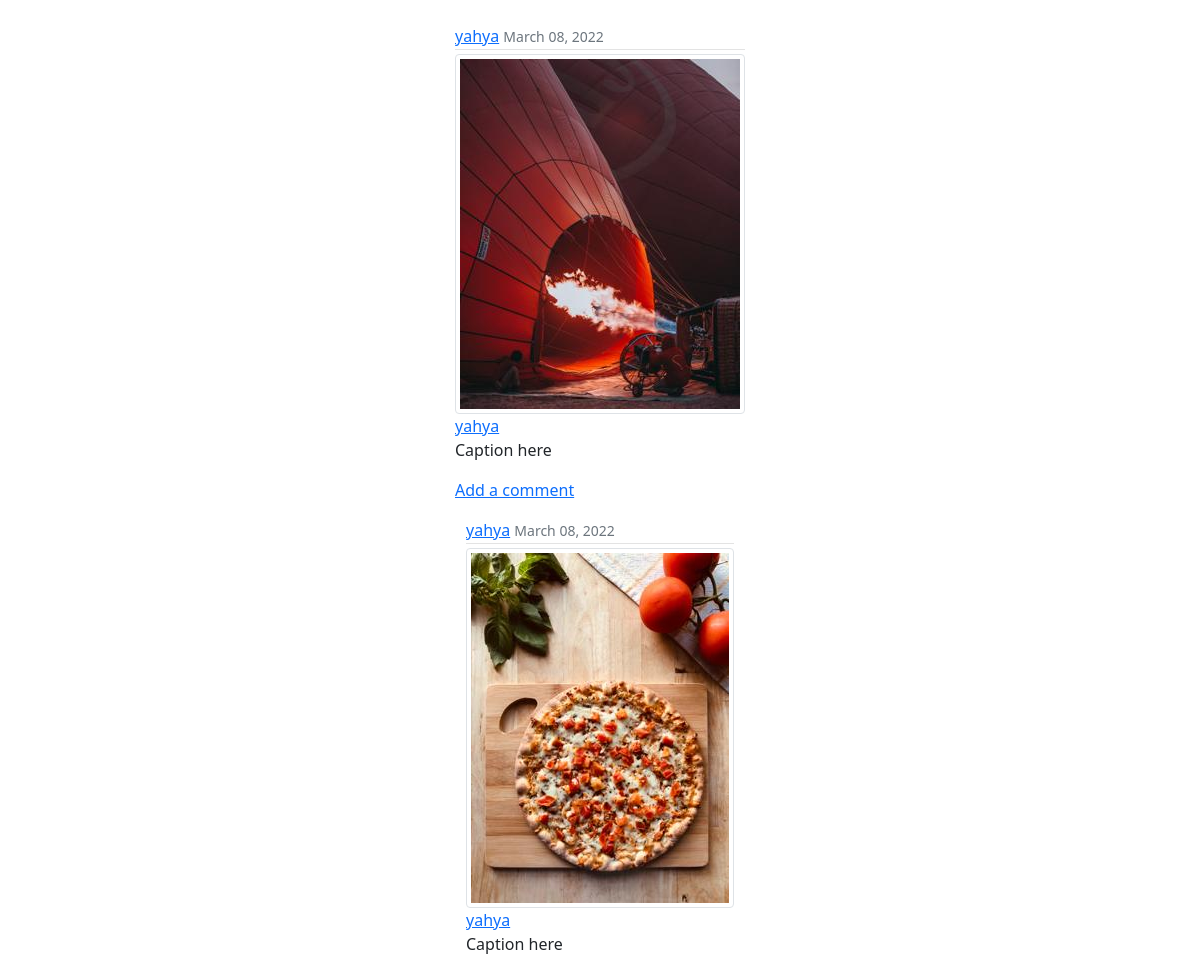
The app's page /user/yahya (upper part), older data.
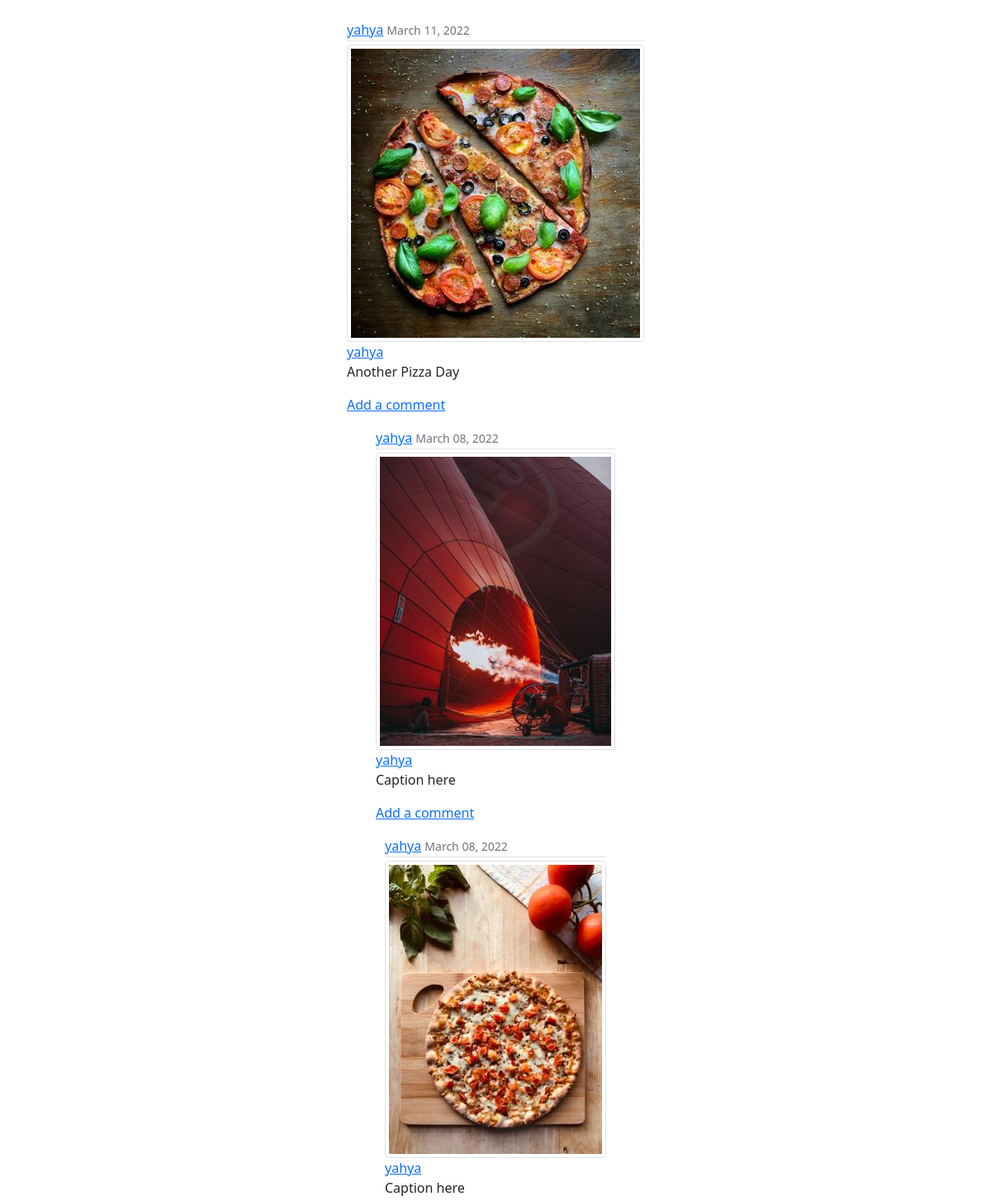
The same page, newer data.
### photos/models.py (models this page shows, shortened)
class Photo(models.Model):
    img = models.ImageField(upload_to='images')
    caption = models.CharField(max_length=250, default='Caption here')
    date_posted = models.DateTimeField(default=timezone.now)
    owner = models.ForeignKey(User, on_delete=models.CASCADE)

### photos/views.py (the view)
# urls.py: path('user/<str:username>', UserPhotoListView.as_view(), name='user-posts'),
class UserPhotoListView(ListView):
    model = Photo # blog/post_list.html requires this template to run
    template_name = 'blog/user_posts.html' # Or specify the template to use here
    context_object_name = 'posts'
    def get_queryset(self):
        user = get_object_or_404(User, username=self.kwargs.get('username'))
        return Photo.objects.filter(owner=user).order_by('-date_posted')

### photos/templates/photos/photo_list.html
{% extends 'photos/base.html' %}
{% block content %}
    {% for post in object_list %}
        <article class="media register-section mt-3">
            <div class="media-body">
                <div class="article-metadata">
                    <a class="mr-2" href="{% url 'user-posts' post.owner %}">{{ post.owner }}</a>
                    <small class="text-muted">{{ post.date_posted|date:'F d, Y' }}</small>
                </div>
                <a href="{% url 'photo-detail' post.id %}">
                    <img class="img-thumbnail article-img" src="{{ post.img.url }}" >
                </a>
                <div>
                    <a class="mr-2" href="#">{{ post.owner }}</a>
                    <p class="article-content">{{ post.caption }}</p>
                    <a href="#">Add a comment</a>
                </div>
            </div>
        </article>
    {% endfor %}
{% endblock %}

Row changes from the older to the newer data that the page shows:
added Photo: owner "yahya", date_posted "March 11, 2022", img (picture), caption "Another Pizza Day"
